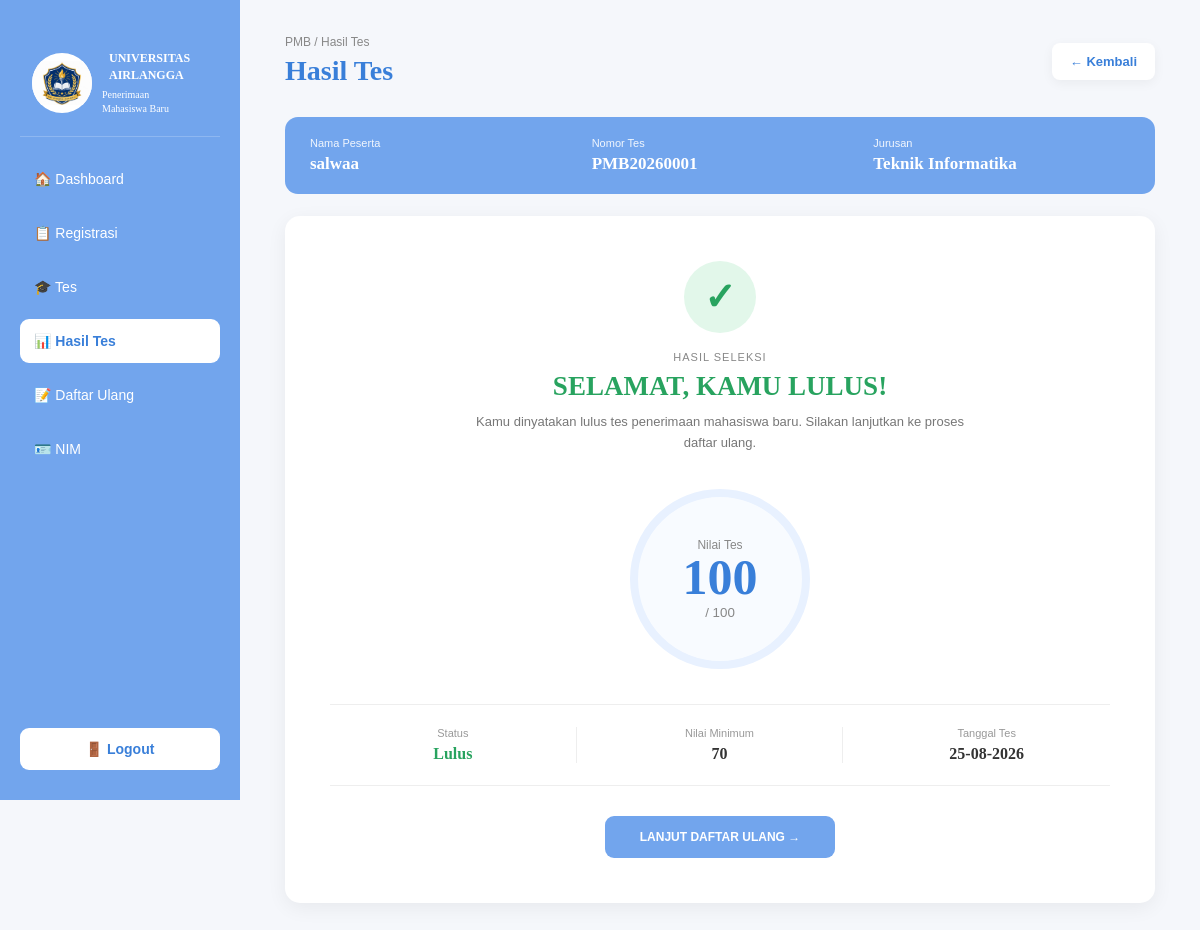
Page /user/hasil_tes.php (signed in) on the committed database.
### tables this page shows
CREATE TABLE `calon_maba` (
  `id` int(11) NOT NULL,
  `user_id` int(11) NOT NULL,
  `nomor_tes` varchar(30) DEFAULT NULL,
  `nama_lengkap` varchar(100) DEFAULT NULL,
  `tempat_lahir` varchar(100) DEFAULT NULL,
  `tanggal_lahir` date DEFAULT NULL,
  `jenis_kelamin` enum('L','P') DEFAULT NULL,
  `alamat` text DEFAULT NULL,
  `asal_sekolah` varchar(150) DEFAULT NULL,
  `jurusan` varchar(100) DEFAULT NULL,
  `foto` varchar(255) DEFAULT NULL,
  `status_pendaftaran` enum('Belum Lengkap','Sudah Lengkap') DEFAULT 'Belum Lengkap'
);

CREATE TABLE `hasil_tes` (
  `id` int(11) NOT NULL,
  `user_id` int(11) NOT NULL,
  `nilai` int(11) NOT NULL,
  `status` enum('Lulus','Tidak Lulus') NOT NULL,
  `tanggal_tes` timestamp NOT NULL DEFAULT current_timestamp()
);

### user/hasil_tes.php (the view, shortened to what this page needs)
<?php
require_once "../config/koneksi.php";
$user_id = $_SESSION['user_id'];
$query = mysqli_prepare(
    $conn,
    "SELECT * FROM hasil_tes
     WHERE user_id = ?
     ORDER BY id DESC
     LIMIT 1"
);
mysqli_stmt_bind_param($query, "i", $user_id);
mysqli_stmt_execute($query);
$hasil = mysqli_stmt_get_result($query);
$data_hasil = mysqli_fetch_assoc($hasil);
$query_maba = mysqli_prepare(
    $conn,
    "SELECT nama_lengkap, nomor_tes, jurusan
     FROM calon_maba
     WHERE user_id = ?"
);
mysqli_stmt_bind_param($query_maba, "i", $user_id);
mysqli_stmt_execute($query_maba);
$hasil_maba = mysqli_stmt_get_result($query_maba);
$maba = mysqli_fetch_assoc($hasil_maba);
?>
<!DOCTYPE html>
<html lang="id">
<head>
    <link rel="stylesheet" href="../css/hasil_tes.css">
</head>
<body>
<div class="page">
<aside class="sidebar">
    <div class="logo">
        <div class="logo-icon">
            <img src="../assets/univp.jpeg"
                 alt="Logo Universitas Airlangga">
        </div>
        <div class="logo-text">
            <strong>UNIVERSITAS</strong>
            <strong>AIRLANGGA</strong>
            <span>Penerimaan<br>Mahasiswa Baru</span>
        </div>
    </div>
    <nav>
        <a href="dashboard.php">
            🏠 Dashboard
        </a>
        <a href="pendaftaran.php">
            📋 Registrasi
        </a>
        <a href="tes.php">
            🎓 Tes
        </a>
        <a href="hasil_tes.php" class="active">
            📊 Hasil Tes
        </a>
        <a href="daftar_ulang.php">
            📝 Daftar Ulang
        </a>
        <a href="nim.php">
            🪪 NIM
        </a>
    </nav>
    <a href="../logout.php" class="logout">
        🚪 Logout
    </a>
</aside>
    <main class="content">
        <div class="header">
            <div>
                <p>
                    PMB / Hasil Tes
                </p>
                <h1>
                    Hasil Tes
                </h1>
            </div>
            <a href="dashboard.php" class="back">
                ← Kembali
            </a>
        </div>
        <?php if (!$data_hasil): ?>
            <div class="empty-card">
                <div class="empty-icon">
                    📊
                </div>
                <h2>
                    Hasil Tes Belum Tersedia
                </h2>
                <p>
                    Kamu belum mengerjakan tes penerimaan mahasiswa baru.
                </p>
                <a href="tes.php">
                    MULAI TES
                </a>
            </div>
        <?php else: ?>
            <div class="participant-card">
                <div>
                    <span>
                        Nama Peserta
                    </span>
                    <strong>
                        <?= htmlspecialchars(
                            $maba['nama_lengkap'] ?? $_SESSION['nama']
                        ); ?>
                    </strong>
                </div>
                <div>
                    <span>
                        Nomor Tes
                    </span>
                    <strong>
                        <?= htmlspecialchars(
                            $maba['nomor_tes'] ?? '-'
                        ); ?>
                    </strong>
                </div>
                <div>
                    <span>
                        Jurusan
                    </span>
                    <strong>
                        <?= htmlspecialchars(
                            $maba['jurusan'] ?? '-'
                        ); ?>
                    </strong>
                </div>
            </div>
            <div class="result-card">
                <?php if ($data_hasil['status'] == 'Lulus'): ?>
                    <div class="result-icon success">
                        ✓
                    </div>
                    <p class="result-label">
                        HASIL SELEKSI
                    </p>
                    <h2 class="lulus">
                        SELAMAT, KAMU LULUS!
                    </h2>
                    <p class="description">
                        Kamu dinyatakan lulus tes penerimaan mahasiswa baru.
                        Silakan lanjutkan ke proses daftar ulang.
                    </p>
                <?php endif; ?>
                <div class="score">
                    <span>
                        Nilai Tes
                    </span>
                    <strong>
                        <?= htmlspecialchars($data_hasil['nilai']); ?>
                    </strong>
                    <small>
                        / 100
                    </small>
                </div>
                <div class="result-information">
                    <div>
                        <span>
                            Status
                        </span>
                        <?php if ($data_hasil['status'] == 'Lulus'): ?>
                            <strong class="status-success">
                                Lulus
                            </strong>
                        <?php else: ?>
                            <strong class="status-failed">
                                Tidak Lulus
                            </strong>
                        <?php endif; ?>
                    </div>
                    <div>
                        <span>
                            Nilai Minimum
                        </span>
                        <strong>
                            70
                        </strong>
                    </div>
                    <div>
                        <span>
                            Tanggal Tes
                        </span>
                        <strong>
                            <?= date(
                                "d-m-Y",
                                strtotime($data_hasil['tanggal_tes'])
                            ); ?>
                        </strong>
                    </div>
                </div>
                <?php if ($data_hasil['status'] == 'Lulus'): ?>
                    <a
                        href="daftar_ulang.php"
                        class="next-button"
                    >
                        LANJUT DAFTAR ULANG →
                    </a>
                <?php endif; ?>
            </div>
        <?php endif; ?>
    </main>
</div>
</body>
</html>

### css/hasil_tes.css (style rules this page uses)
* { margin: 0; padding: 0; box-sizing: border-box; }
body { font-family: Arial, sans-serif; background: #f5f7fb; color: #333; }
a { text-decoration: none; }
.sidebar { width: 240px; min-height: 100vh; position: fixed; top: 0; left: 0; background: #72a5ed; padding: 30px 20px; display: flex; flex-direction: column; }
.logo { color: white; font-family: Georgia, serif; font-size: 25px; margin-bottom: 45px; }
.logo strong { margin-left: 7px; }
.sidebar nav { display: flex; flex-direction: column; gap: 10px; }
.sidebar nav a { color: white; padding: 14px; border-radius: 9px; font-size: 14px; }
.sidebar nav a.active { background: white; color: #397fd9; font-weight: bold; }
.logout { margin-top: auto; padding: 13px; background: white; color: #397fd9; border-radius: 9px; text-align: center; font-size: 14px; font-weight: bold; }
.content { margin-left: 240px; padding: 35px 45px 60px; }
.header { display: flex; align-items: center; justify-content: space-between; margin-bottom: 30px; }
.header p { color: #888; font-size: 12px; margin-bottom: 6px; }
.header h1 { font-family: Georgia, serif; color: #397fd9; font-size: 28px; }
.back { background: white; padding: 11px 18px; border-radius: 8px; color: #397fd9; font-size: 13px; font-weight: bold; box-shadow: 0 3px 12px rgba(0,0,0,.05); }
.participant-card { max-width: 900px; background: #72a5ed; color: white; padding: 20px 25px; border-radius: 13px; margin-bottom: 22px; display: grid; grid-template-columns: repeat(3, 1fr); gap: 25px; }
.participant-card span { display: block; font-size: 11px; margin-bottom: 5px; opacity: .9; }
.participant-card strong { font-family: Georgia, serif; font-size: 17px; }
.result-card { max-width: 900px; background: white; padding: 45px; border-radius: 15px; text-align: center; box-shadow: 0 5px 20px rgba(0,0,0,.06); }
.result-icon { width: 72px; height: 72px; margin: 0 auto 18px; border-radius: 50%; display: flex; align-items: center; justify-content: center; font-size: 38px; font-weight: bold; }
.result-icon.success { background: #e2f7ea; color: #28a35f; }
.result-label { color: #888; font-size: 11px; letter-spacing: 1px; margin-bottom: 8px; }
.result-card h2 { font-family: Georgia, serif; font-size: 27px; margin-bottom: 10px; }
.result-card h2.lulus { color: #28a35f; }
.description { max-width: 500px; margin: auto; color: #777; font-size: 13px; line-height: 1.6; }
.score { margin: 35px auto; width: 180px; height: 180px; border: 8px solid #e8f1ff; border-radius: 50%; display: flex; align-items: center; justify-content: center; flex-direction: column; background: #f8fbff; }
.score span { font-size: 12px; color: #888; }
.score strong { font-family: Georgia, serif; font-size: 50px; color: #397fd9; line-height: 1; }
.score small { margin-top: 3px; color: #888; }
.result-information { border-top: 1px solid #eee; border-bottom: 1px solid #eee; padding: 22px 0; display: grid; grid-template-columns: repeat(3, 1fr); gap: 20px; margin-bottom: 30px; }
.result-information div { border-right: 1px solid #eee; }
.result-information div:last-child { border-right: none; }
.result-information span { display: block; color: #999; font-size: 11px; margin-bottom: 6px; }
.result-information strong { font-family: Georgia, serif; font-size: 16px; }
.status-success { color: #28a35f; }
.next-button { display: inline-block; min-width: 230px; background: #72a5ed; color: white; padding: 14px 25px; border-radius: 9px; font-size: 12px; font-weight: bold; transition: .2s; }
.sidebar .logo { display: flex; align-items: center; gap: 10px; padding: 20px 12px; margin-bottom: 20px; border-bottom: 1px solid rgba(255, 255, 255, 0.2); }
.sidebar .logo-icon { width: 60px; height: 60px; flex-shrink: 0; display: flex; align-items: center; justify-content: center; background: #fff; border-radius: 50%; overflow: hidden; }
.sidebar .logo-icon img { width: 100%; height: 100%; object-fit: contain; }
.sidebar .logo-text { display: flex; flex-direction: column; color: #fff; line-height: 1.4; }
.sidebar .logo-text strong { font-family: Georgia, "Times New Roman", serif; font-size: 12px; }
.sidebar .logo-text span { margin-top: 4px; font-size: 10px; }

### rows in the picture
calon_maba: nama_lengkap "salwaa", nomor_tes "PMB20260001", jurusan "Teknik Informatika"
hasil_tes: nilai "100", tanggal_tes "25-08-2026"
